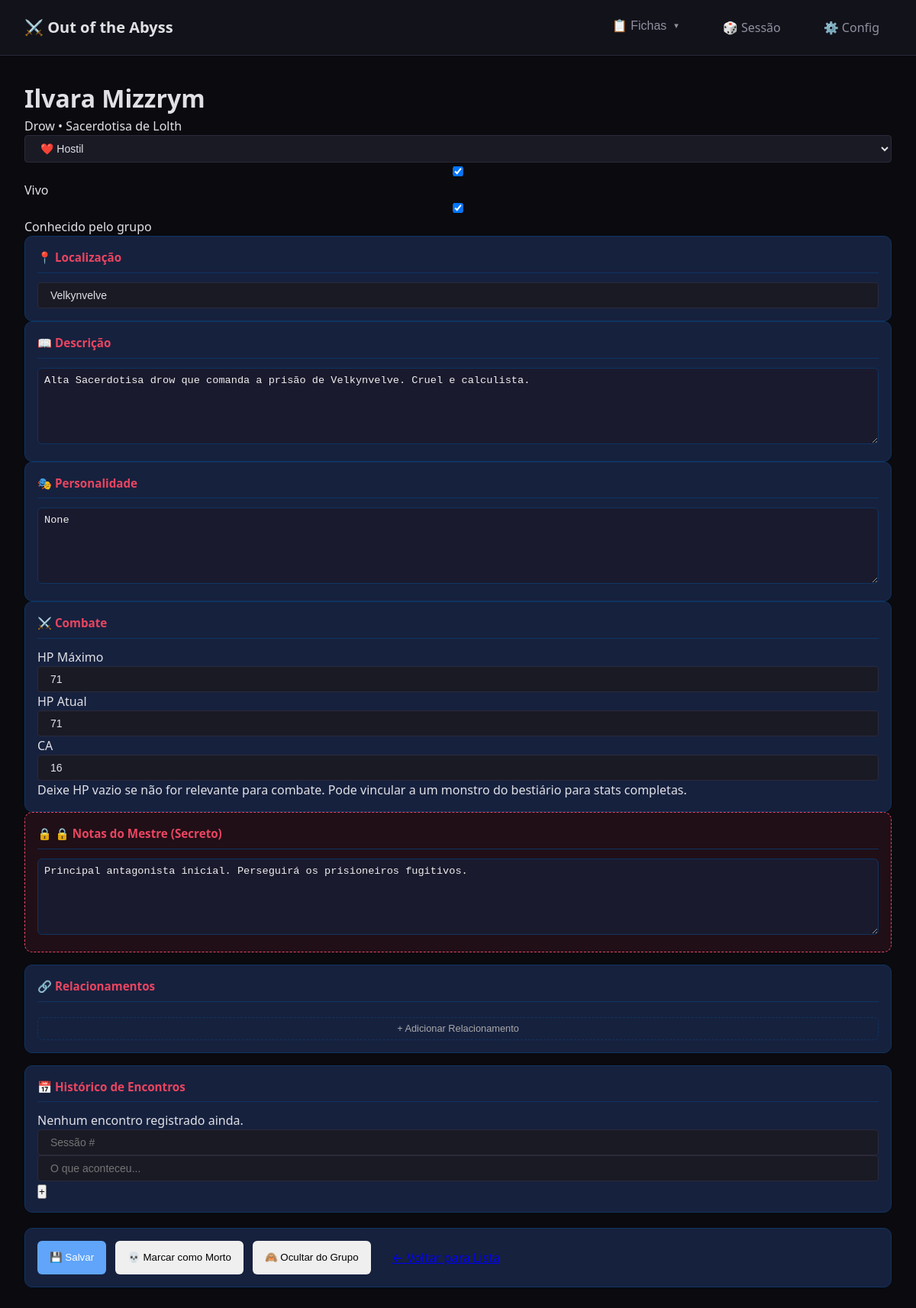
The page /fichas/npc/1 on the database its author committed.
### tables this page shows
CREATE TABLE npcs (
                id INTEGER PRIMARY KEY AUTOINCREMENT,
                nome TEXT NOT NULL,
                titulo TEXT,
                raca TEXT,
                classe TEXT,
                ocupacao TEXT,
                localizacao TEXT,
                descricao TEXT,
                personalidade TEXT,
                
                -- Combate
                hp_maximo INTEGER,
                hp_atual INTEGER,
                ca INTEGER DEFAULT 10,
                monstro_id INTEGER,
                
                -- Relacionamentos (alinhamento com o grupo)
                alinhamento TEXT DEFAULT 'neutro',  -- amigável, indiferente, hostil
                aliado INTEGER DEFAULT 0,
                hostil INTEGER DEFAULT 0,
                neutro INTEGER DEFAULT 1,
                
                -- Status
                vivo INTEGER DEFAULT 1,
                conhecido INTEGER DEFAULT 0,
                
                imagem TEXT,
                notas TEXT,
                
                criado_em TEXT DEFAULT CURRENT_TIMESTAMP,
                atualizado_em TEXT DEFAULT CURRENT_TIMESTAMP,
                
                FOREIGN KEY (monstro_id) REFERENCES monstros(id)
            );

### app/routes/fichas.py (the view)
@fichas_bp.route('/npc/<int:id>')
def ver_npc(id):
    npc = NPCRepository.get_by_id(id)
    if not npc:
        return render_template('erro.html', mensagem='NPC não encontrado'), 404
    return render_template('fichas/npc.html', npc=npc)

### app/modulos/database.py (called while the page is built)
@contextmanager
def get_connection():
    conn = sqlite3.connect(DB_PATH)
    conn.row_factory = sqlite3.Row  # Retorna dicts ao invés de tuples
    conn.execute("PRAGMA foreign_keys = ON")  # Habilita foreign keys
    conn.execute("PRAGMA journal_mode = WAL")  # Write-Ahead Logging (mais rápido)
    conn.execute("PRAGMA synchronous = NORMAL")  # Balance entre segurança e velocidade
    try:
        yield conn
        conn.commit()
    except Exception as e:
        conn.rollback()
        raise e
    finally:
        conn.close()

def dict_from_row(row) -> Optional[Dict]:
    if row is None:
        return None
    return dict(row)

    @classmethod
    def get_by_id(cls, id: int) -> Optional[Dict]:
        with get_connection() as conn:
            cursor = conn.execute(f"SELECT * FROM {cls.table_name} WHERE id = ?", (id,))
            row = cursor.fetchone()
            return dict_from_row(row)

### templates/fichas/npc.html (shortened to what this page needs)
{% extends "base.html" %}
{% block extra_css %}
<link rel="stylesheet" href="{{ url_for('static', filename='css/fichas.css') }}">
{% endblock %}
{% block content %}
<div class="ficha-npc-container">
    <header class="ficha-npc-header">
        <div class="npc-info-principal">
            <h1 class="npc-nome" data-campo="nome" contenteditable="true">{{ npc.nome if npc else 'Nome do NPC' }}</h1>
            <p class="npc-subtitulo">
                <span data-campo="raca" contenteditable="true">{{ npc.raca if npc else 'Raça' }}</span>
                {% if npc and npc.classe %} • <span data-campo="classe" contenteditable="true">{{ npc.classe }}</span>{% endif %}
            </p>
        </div>
        <div class="npc-status-container">
            <select class="status-select" data-campo="alinhamento">
                <option value="hostil" {{ 'selected' if npc and npc.alinhamento == 'hostil' else '' }}>❤️ Hostil</option>
            </select>
            <label class="checkbox-vivo">
                <input type="checkbox" data-campo="vivo" {{ 'checked' if not npc or npc.vivo else '' }}>
                Vivo
            </label>
            <label class="checkbox-conhecido">
                <input type="checkbox" data-campo="conhecido" {{ 'checked' if npc and npc.conhecido else '' }}>
                Conhecido pelo grupo
            </label>
        </div>
    </header>
    <div class="ficha-npc-body">
        <div class="coluna-esquerda">
            <div class="bloco localizacao">
                <h3>📍 Localização</h3>
                <input type="text" class="input-full" data-campo="localizacao" value="{{ npc.localizacao if npc else '' }}" placeholder="Onde este NPC está atualmente?">
            </div>
            <div class="bloco descricao">
                <h3>📖 Descrição</h3>
                <textarea class="texto-area" data-campo="descricao" placeholder="Aparência, comportamento, primeira impressão...">{{ npc.descricao if npc else '' }}</textarea>
            </div>
            <div class="bloco personalidade-npc">
                <h3>🎭 Personalidade</h3>
                <textarea class="texto-area" data-campo="personalidade" placeholder="Como o NPC age, fala, o que motiva ele...">{{ npc.personalidade if npc else '' }}</textarea>
            </div>
            <div class="bloco stats-combate">
                <h3>⚔️ Combate</h3>
                <div class="stats-grid">
                    <div class="stat-item">
                        <label>HP Máximo</label>
                        <input type="number" data-campo="hp_maximo" value="{{ npc.hp_maximo if npc else '' }}" placeholder="—">
                    </div>
                    <div class="stat-item">
                        <label>HP Atual</label>
                        <input type="number" data-campo="hp_atual" value="{{ npc.hp_atual if npc else '' }}" placeholder="—">
                    </div>
                    <div class="stat-item">
                        <label>CA</label>
                        <input type="number" data-campo="ca" value="{{ npc.ca if npc else 10 }}" placeholder="10">
                    </div>
                </div>
                <p class="stat-hint">Deixe HP vazio se não for relevante para combate. Pode vincular a um monstro do bestiário para stats completas.</p>
            </div>
        </div>
        <div class="coluna-direita">
            <div class="bloco notas-mestre">
                <h3>🔒 Notas do Mestre (Secreto)</h3>
                <textarea class="texto-area texto-secreto" data-campo="notas" placeholder="Segredos, planos futuros, conexões que os jogadores não sabem...">{{ npc.notas if npc else '' }}</textarea>
            </div>
            <div class="bloco relacionamentos">
                <h3>🔗 Relacionamentos</h3>
                <button class="btn-adicionar" onclick="adicionarRelacionamento()">+ Adicionar Relacionamento</button>
            </div>
            <div class="bloco historico">
                <h3>📅 Histórico de Encontros</h3>
                <div class="historico-lista" id="lista-historico">
                    {% if npc and npc.historico %}
                    {% for evento in npc.historico %}
                    <div class="historico-item">
                        <span class="historico-sessao">Sessão {{ evento.sessao }}</span>
                        <span class="historico-texto">{{ evento.descricao }}</span>
                    </div>
                    {% endfor %}
                    {% else %}
                    <p class="lista-vazia-pequena">Nenhum encontro registrado ainda.</p>
                    {% endif %}
                </div>
                <div class="adicionar-historico">
                    <input type="number" id="nova-sessao" placeholder="Sessão #" min="1">
                    <input type="text" id="novo-evento" placeholder="O que aconteceu...">
                    <button class="btn-adicionar-pequeno" onclick="adicionarEvento()">+</button>
                </div>
            </div>
        </div>
    </div>
    <div class="acoes-rapidas">
        {% if npc and npc.id %}
        <button class="btn-acao btn-salvar" onclick="salvarNPC()">💾 Salvar</button>
        <button class="btn-acao btn-matar" onclick="toggleVivo()">{{ '💀 Marcar como Morto' if npc.vivo else '✨ Ressuscitar' }}</button>
        <button class="btn-acao btn-revelar" onclick="toggleConhecido()">{{ '👁️ Revelar ao Grupo' if not npc.conhecido else '🙈 Ocultar do Grupo' }}</button>
        {% else %}
        <button class="btn-acao btn-criar" onclick="criarNPC()">✅ Criar NPC</button>
        {% endif %}
        <a href="{{ url_for('fichas.lista_npcs') }}" class="btn-acao btn-voltar">← Voltar para Lista</a>
    </div>
</div>
{% endblock %}

### app/static/css/base.css (style rules this page uses)
:root { --bg-primary: #0a0a0f; --bg-secondary: #12121a; --bg-tertiary: #1a1a25; --bg-elevated: #22222f; --text-primary: #e0e0e5; --text-secondary: #9090a0; --text-muted: #606070; --accent-primary: #4a6fa5; --accent-secondary: #8b4a8b; --accent-danger: #a54a4a; --accent-success: #4a8b5a; --accent-warning: #8b7a4a; --border-color: #2a2a3a; --border-light: #3a3a4a; --shadow-sm: 0 2px 4px rgba(0, 0, 0, 0.3); --shadow-md: 0 4px 8px rgba(0, 0, 0, 0.4); --shadow-lg: 0 8px 16px rgba(0, 0, 0, 0.5); --spacing-xs: 0.25rem; --spacing-sm: 0.5rem; --spacing-md: 1rem; --spacing-lg: 1.5rem; --spacing-xl: 2rem; --radius-sm: 4px; --radius-md: 8px; --radius-lg: 12px; --transition-fast: 0.15s ease; --transition-normal: 0.25s ease; }
*, *::before, *::after { box-sizing: border-box; margin: 0; padding: 0; }
html { font-size: 16px; }
body { font-family: 'Segoe UI', system-ui, -apple-system, sans-serif; background-color: var(--bg-primary); color: var(--text-primary); line-height: 1.5; min-height: 100vh; }
input, select, textarea { background-color: var(--bg-tertiary); border: 1px solid var(--border-color); border-radius: var(--radius-sm); padding: var(--spacing-sm) var(--spacing-md); color: var(--text-primary); font-size: 0.875rem; width: 100%; }

### app/static/css/fichas.css (style rules this page uses)
:root { --ficha-bg: #1a1a2e; --ficha-card-bg: #16213e; --ficha-border: #0f3460; --ficha-accent: #e94560; --ficha-accent-dark: #c73e54; --ficha-gold: #ffd700; --ficha-silver: #c0c0c0; --ficha-copper: #b87333; --ficha-text: #eee; --ficha-text-muted: #aaa; --ficha-success: #4ade80; --ficha-warning: #fbbf24; --ficha-danger: #ef4444; --ficha-info: #60a5fa; --status-aliado: #4ade80; --status-hostil: #ef4444; --status-neutro: #fbbf24; }
.coluna-direita { display: flex; flex-direction: column; gap: 1rem; }
.bloco, .ficha-section { background: var(--ficha-card-bg); border: 1px solid var(--ficha-border); border-radius: 10px; padding: 1rem; }
.bloco h3, .ficha-section h3 { color: var(--ficha-accent); font-size: 0.95rem; margin: 0 0 0.75rem 0; padding-bottom: 0.5rem; border-bottom: 1px solid var(--ficha-border); }
.btn-adicionar { width: 100%; padding: 0.4rem; margin-top: 0.5rem; background: transparent; border: 1px dashed var(--ficha-border); border-radius: 6px; color: var(--ficha-text-muted); cursor: pointer; font-size: 0.8rem; transition: all 0.2s; }
.texto-area { width: 100%; min-height: 100px; background: var(--ficha-bg); border: 1px solid var(--ficha-border); border-radius: 6px; padding: 0.5rem; color: var(--ficha-text); font-size: 0.85rem; resize: vertical; }
.texto-area::placeholder { color: var(--ficha-text-muted); }
.acoes-rapidas { display: flex; flex-wrap: wrap; gap: 0.75rem; margin-top: 1.25rem; padding: 1rem; background: var(--ficha-card-bg); border: 1px solid var(--ficha-border); border-radius: 10px; }
.btn-acao { padding: 0.6rem 1rem; border: none; border-radius: 6px; font-weight: 500; cursor: pointer; display: flex; align-items: center; gap: 0.4rem; transition: all 0.2s; }
.btn-salvar { background: var(--ficha-info); color: white; }
.notas-mestre { background: rgba(233, 69, 96, 0.1); border: 1px dashed var(--ficha-accent); }
.notas-mestre h3 { color: var(--ficha-accent); }
.notas-mestre h3::before { content: '🔒 '; }

### rows shown on the page
npcs: nome "Ilvara Mizzrym", raca "Drow", classe "Sacerdotisa de Lolth", localizacao "Velkynvelve", descricao "Alta Sacerdotisa drow que comanda a prisão de Velkynvelve. Cruel e calculista.", hp_maximo "71", hp_atual "71", ca "16", notas "Principal antagonista inicial. Perseguirá os prisioneiros fugitivos.", vivo "💀 Marcar como Morto", conhecido "🙈 Ocultar do Grupo"
